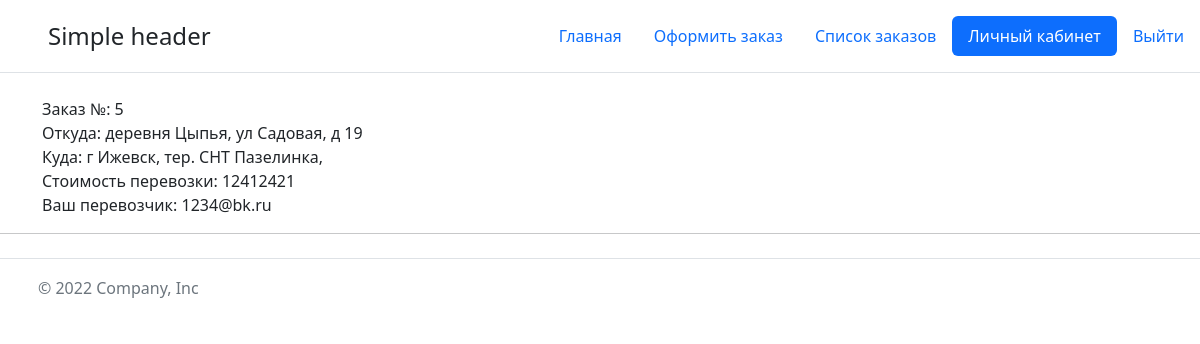
The page /account/order (signed in) on the database as committed earlier.
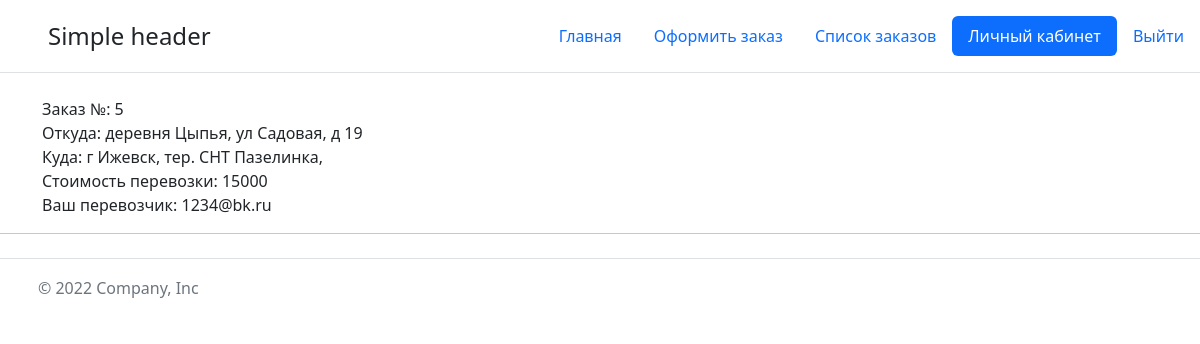
The same page on the database as committed later.
### main/models.py (models this page shows, shortened)
class Order(models.Model):
    company = models.ForeignKey(User, on_delete=models.PROTECT, related_name='order_author')
    company_name = models.CharField(max_length=100)
    address_city = models.CharField(max_length=50)
    address_street = models.CharField(max_length=100, blank=True, null=True)
    full_address = models.CharField(max_length=150)
    address_city_to = models.CharField(max_length=50)
    address_street_to = models.CharField(max_length=100, blank=True, null=True)
    full_address_to = models.CharField(max_length=150)
    price = models.DecimalField(verbose_name='Стоимость', max_digits=19, decimal_places=0, blank=True, null=True)
    carrier = models.ForeignKey('Order_wait_list', on_delete=models.SET_NULL, related_name='order_carrier',
                                   blank=True, null=True,)
    is_complete = models.BooleanField(default=False, blank=True, null=True)
    is_payments = models.BooleanField(default=False, blank=True, null=True)
    data = models.DateTimeField(auto_now_add=True, blank=True, null=True)
    data_update = models.DateTimeField(auto_now=True, blank=True, null=True)
    is_hidden = models.BooleanField(default=False, verbose_name='Скрыт от пользователя (думает что удален!)')

class Order_wait_list(models.Model):
    order = models.ForeignKey(Order, on_delete=models.CASCADE, verbose_name='Заказ', related_name='order_in_w_list')
    carrier = models.ForeignKey(User, on_delete=models.CASCADE, verbose_name='Доставщик', related_name='carrier_order')
    carrier_price = models.DecimalField(verbose_name='Стоимость', max_digits=19, decimal_places=0)
    data_add_to_wait_list = models.DateTimeField(verbose_name='Дата создания заявки', auto_now_add=True)
    is_selected = models.BooleanField(default=False, verbose_name='Выбрана заказчиком')
    def __str__(self):
        return f'{self.carrier}'

class User(AbstractBaseUser, PermissionsMixin):
    company_name = models.CharField(max_length=255, unique=True, verbose_name='Названием организации')
    email = models.EmailField(null=False, unique=True, verbose_name='Email')
    phone = models.CharField(max_length=32, null=True, blank=True, verbose_name='Телефоном')
    inn = models.CharField(max_length=12, null=False, unique=True, verbose_name='ИНН организации')
    data_registration = models.DateTimeField(auto_now_add=True, verbose_name='Дата регистрации')
    is_carrier = models.BooleanField(default=False, verbose_name='Перевозчик')
    is_active = models.BooleanField(default=True, verbose_name='Активен')
    is_staff = models.BooleanField(default=False, verbose_name='Сотрудник')
    is_superuser = models.BooleanField(default=False, verbose_name='Суперпользователь')
    is_verified = models.BooleanField(default=False, verbose_name='Верифицирован')
    email_verified = models.BooleanField(default=False, verbose_name='Верификация email')
    object = UserManager()
    USERNAME_FIELD = 'email'
    REQUIRED_FIELDS = []
    class Meta:
        verbose_name = 'Пользователь'
        verbose_name_plural = 'Пользователи'

### main/views.py (the view)
# urls.py: path('account/order', views.your_order_list, name='y_o_l'),
@login_required
def your_order_list(request):
    paginate_by = 2
    p = Order.objects.all().order_by('-id').filter(company=request.user, is_hidden=False)
    paginator = Paginator(p, paginate_by)
    page_number = request.GET.get('page')
    page_obj = paginator.get_page(page_number)
    page_paginator = page_obj.has_other_pages()
    if request.method == 'POST':
        Order.objects.filter(pk=request.POST['order']).update(is_hidden=True)
        return render(request, 'main/user_order_list.html', {
            'title': 'Ваши заказы', 'active_account': 'active', 'page_paginator': page_paginator, 'page_obj': page_obj
        })
    return render(request, 'main/user_order_list.html', {
        'title': 'Ваши заказы', 'active_account': 'active', 'page_paginator': page_paginator, 'page_obj': page_obj
    })

### main/templates/main/user_order_list.html (shortened to what this page needs)
{% extends 'main/base.html' %}
{% block content %}
{%for item in page_obj%}
<div class="container">
    <div class="wrapper">
        <ul>
            <li><p>Заказ №: {{item.id}}</p></li>
            <li><p>Откуда: {{item.full_address}}</p></li>
            <li><p>Куда: {{item.full_address_to}}</p></li>
            <li><p>Стоимость перевозки: {{item.price}}</p></li>
            {% if item.carrier != None %}
            <li><p>Ваш перевозчик: {{item.carrier}}</p></li>
            {% endif %}
        </ul>
    </div>
</div>
<hr>
{%endfor%}
{% endblock %}

Rows that differ between the two databases and show on the page:
changed Order "деревня Цыпья, ул Садовая, д 19": price "12412421" → "15000"
